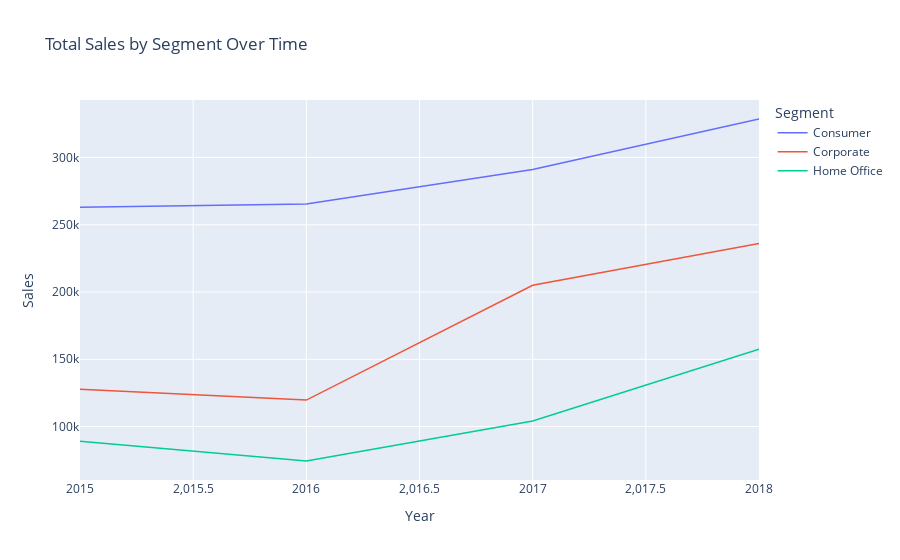

Source (notebook cell):
### Code cell
# Now as we have plotted sales by segment and category lets now plot a chart to analyse total sales over time for each segment
segmentByYr = storeSlsDF.groupby(['Segment', 'Year'])['Sales'].sum().reset_index()

# below code is to plot a ribbon chart using Plotly Express
fig = px.line(segmentByYr, x='Year', y='Sales', color='Segment',
              title='Total Sales by Segment Over Time')

# Update layout for the ribbon chart
fig.update_traces(line=dict(width=1.5))  #improve visibility,we will adjust the line width.
fig.update_layout(legend_title='Segment')  # Update legend title
fig.show()

# All of the segments' sales had grown over the previous year, with the consumer category seeing the 
# biggest gain. There was less sales in home office segment in 2016 until\l mid year of 2016 but then we saw a significant 
# increase in a sales in 2018

### Figure 1 — Plotly figure (JSON) as saved in the notebook; plotly's stock layout.template omitted (floating-point values rounded to 4 significant figures)
{"data": [{"hovertemplate": "Segment=Consumer<br>Year=%{x}<br>Sales=%{y}<extra></extra>", "legendgroup": "Consumer", "line": {"color": "#636efa", "dash": "solid", "width": 1.5}, "marker": {"symbol": "circle"}, "mode": "lines", "name": "Consumer", "orientation": "v", "showlegend": true, "type": "scatter", "x": [2015, 2016, 2017, 2018], "xaxis": "x", "y": [263000.0, 265400.0, 291100.0, 328600.0], "yaxis": "y"}, {"hovertemplate": "Segment=Corporate<br>Year=%{x}<br>Sales=%{y}<extra></extra>", "legendgroup": "Corporate", "line": {"color": "#EF553B", "dash": "solid", "width": 1.5}, "marker": {"symbol": "circle"}, "mode": "lines", "name": "Corporate", "orientation": "v", "showlegend": true, "type": "scatter", "x": [2015, 2016, 2017, 2018], "xaxis": "x", "y": [127800.0, 119700.0, 205000.0, 236000.0], "yaxis": "y"}, {"hovertemplate": "Segment=Home Office<br>Year=%{x}<br>Sales=%{y}<extra></extra>", "legendgroup": "Home Office", "line": {"color": "#00cc96", "dash": "solid", "width": 1.5}, "marker": {"symbol": "circle"}, "mode": "lines", "name": "Home Office", "orientation": "v", "showlegend": true, "type": "scatter", "x": [2015, 2016, 2017, 2018], "xaxis": "x", "y": [89100.0, 74400.0, 104100.0, 157400.0], "yaxis": "y"}], "layout": {"legend": {"title": {"text": "Segment"}, "tracegroupgap": 0}, "title": {"text": "Total Sales by Segment Over Time"}, "xaxis": {"anchor": "y", "domain": [0, 1], "title": {"text": "Year"}}, "yaxis": {"anchor": "x", "domain": [0, 1], "title": {"text": "Sales"}}}}
